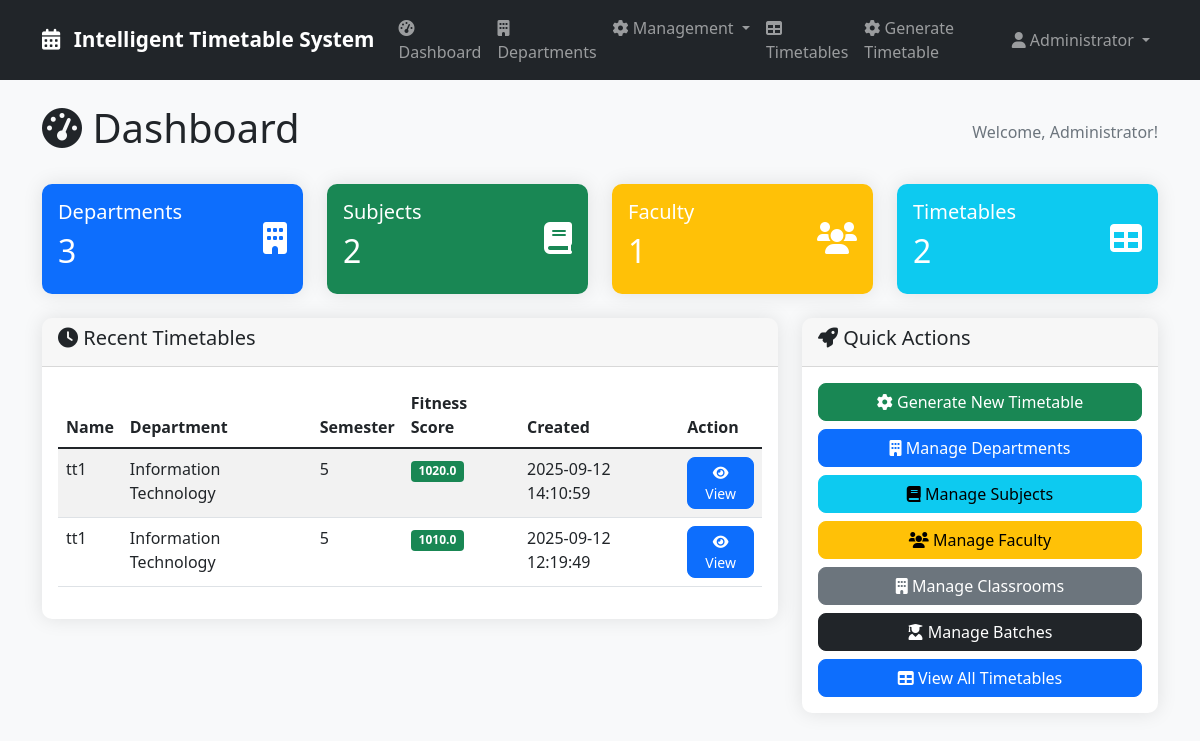
The page /dashboard (signed in) on the database as committed earlier.
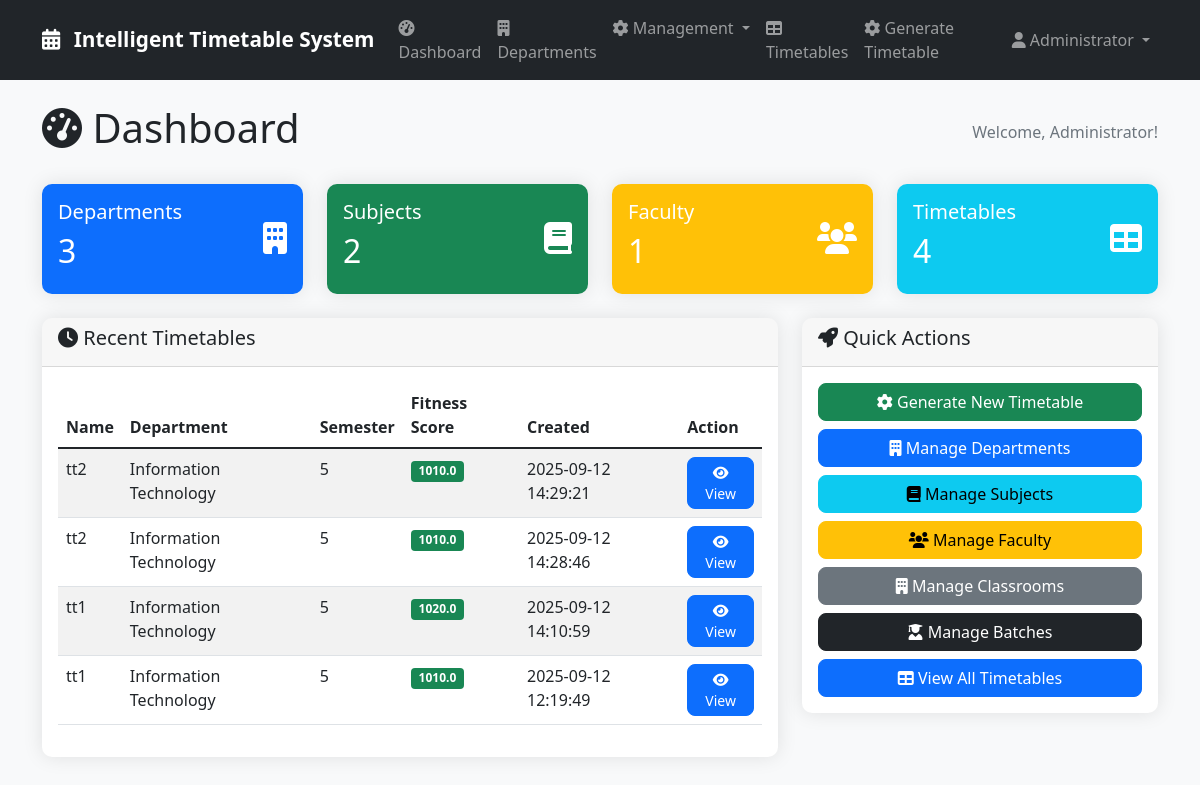
The same page on the database as committed later.
### tables this page shows
CREATE TABLE timetables (
            id INTEGER PRIMARY KEY AUTOINCREMENT,
            name TEXT NOT NULL,
            department_id INTEGER,
            semester INTEGER,
            fitness_score REAL,
            generated_by INTEGER,
            created_at DATETIME DEFAULT CURRENT_TIMESTAMP,
            FOREIGN KEY (department_id) REFERENCES departments (id),
            FOREIGN KEY (generated_by) REFERENCES users (id)
        );

CREATE TABLE departments (
            id INTEGER PRIMARY KEY AUTOINCREMENT,
            name TEXT NOT NULL,
            code TEXT UNIQUE NOT NULL,
            created_at DATETIME DEFAULT CURRENT_TIMESTAMP
        );

### app.py (the view)
@app.route('/dashboard')
@login_required
def dashboard():
    conn = sqlite3.connect('timetable.db')
    conn.row_factory = sqlite3.Row
    cursor = conn.cursor()
    cursor.execute('SELECT COUNT(*) as count FROM departments')
    dept_count = cursor.fetchone()['count']
    cursor.execute('SELECT COUNT(*) as count FROM subjects')
    sub_count = cursor.fetchone()['count']
    cursor.execute('SELECT COUNT(*) as count FROM faculty')
    faculty_count = cursor.fetchone()['count']
    cursor.execute('SELECT COUNT(*) as count FROM timetables')
    timetable_count = cursor.fetchone()['count']
    cursor.execute('''
        SELECT t.*, d.name as department_name
        FROM timetables t
        LEFT JOIN departments d ON t.department_id = d.id
        ORDER BY t.created_at DESC
        LIMIT 5
    ''')
    recent_timetables = cursor.fetchall()
    conn.close()
    stats = {
        'departments': dept_count,
        'subjects': sub_count,
        'faculty': faculty_count,
        'timetables': timetable_count
    }
    return render_template('dashboard.html', stats=stats, recent_timetables=recent_timetables)

### app.py (called while the page is built)
def login_required(f):
    @wraps(f)
    def decorated_function(*args, **kwargs):
        if 'user_id' not in session:
            flash('Please log in to access this page.', 'error')
            return redirect(url_for('login'))
        return f(*args, **kwargs)
    return decorated_function

### templates/dashboard.html (shortened to what this page needs)
{% extends "base.html" %}
{% block content %}
<div class="d-flex justify-content-between align-items-center mb-4">
    <h1><i class="fas fa-tachometer-alt"></i> Dashboard</h1>
    <div class="text-muted">Welcome, {{ session.full_name or session.username }}!</div>
</div>
<div class="row mb-4">
    <div class="col-md-3">
        <div class="card bg-primary text-white">
            <div class="card-body">
                <div class="d-flex justify-content-between">
                    <div>
                        <h5>Departments</h5>
                        <h2>{{ stats.departments }}</h2>
                    </div>
                    <div class="align-self-center">
                        <i class="fas fa-building fa-2x"></i>
                    </div>
                </div>
            </div>
        </div>
    </div>
    <div class="col-md-3">
        <div class="card bg-success text-white">
            <div class="card-body">
                <div class="d-flex justify-content-between">
                    <div>
                        <h5>Subjects</h5>
                        <h2>{{ stats.subjects }}</h2>
                    </div>
                    <div class="align-self-center">
                        <i class="fas fa-book fa-2x"></i>
                    </div>
                </div>
            </div>
        </div>
    </div>
    <div class="col-md-3">
        <div class="card bg-warning text-white">
            <div class="card-body">
                <div class="d-flex justify-content-between">
                    <div>
                        <h5>Faculty</h5>
                        <h2>{{ stats.faculty }}</h2>
                    </div>
                    <div class="align-self-center">
                        <i class="fas fa-users fa-2x"></i>
                    </div>
                </div>
            </div>
        </div>
    </div>
    <div class="col-md-3">
        <div class="card bg-info text-white">
            <div class="card-body">
                <div class="d-flex justify-content-between">
                    <div>
                        <h5>Timetables</h5>
                        <h2>{{ stats.timetables }}</h2>
                    </div>
                    <div class="align-self-center">
                        <i class="fas fa-table fa-2x"></i>
                    </div>
                </div>
            </div>
        </div>
    </div>
</div>
<div class="row">
    <div class="col-md-8">
        <div class="card">
            <div class="card-header">
                <h5><i class="fas fa-clock"></i> Recent Timetables</h5>
            </div>
            <div class="card-body">
                {% if recent_timetables %}
                    <div class="table-responsive">
                        <table class="table table-striped">
                            <thead>
                                <tr>
                                    <th>Name</th>
                                    <th>Department</th>
                                    <th>Semester</th>
                                    <th>Fitness Score</th>
                                    <th>Created</th>
                                    <th>Action</th>
                                </tr>
                            </thead>
                            <tbody>
                                {% for timetable in recent_timetables %}
                                <tr>
                                    <td>{{ timetable.name }}</td>
                                    <td>{{ timetable.department_name or 'N/A' }}</td>
                                    <td>{{ timetable.semester }}</td>
                                    <td>
                                        {% if timetable.fitness_score %}
                                            <span class="badge bg-{{ 'success' if timetable.fitness_score > 800 else 'warning' if timetable.fitness_score > 600 else 'danger' }}">
                                                {{ "%.1f"|format(timetable.fitness_score) }}
                                            </span>
                                        {% endif %}
                                    </td>
                                    <td>{{ timetable.created_at }}</td>
                                    <td>
                                        <a href="{{ url_for('view_timetable', timetable_id=timetable.id) }}" class="btn btn-sm btn-primary">
                                            <i class="fas fa-eye"></i> View
                                        </a>
                                    </td>
                                </tr>
                                {% endfor %}
                            </tbody>
                        </table>
                    </div>
                {% else %}
                    <p class="text-muted">No timetables generated yet.</p>
                {% endif %}
            </div>
        </div>
    </div>
<div class="col-md-4">
    <div class="card">
        <div class="card-header">
            <h5><i class="fas fa-rocket"></i> Quick Actions</h5>
        </div>
        <div class="card-body">
            <div class="d-grid gap-2">
                <a href="{{ url_for('generate_timetable') }}" class="btn btn-success">
                    <i class="fas fa-cog"></i> Generate New Timetable
                </a>
                <a href="{{ url_for('departments') }}" class="btn btn-primary">
                    <i class="fas fa-building"></i> Manage Departments
                </a>
                <a href="{{ url_for('subjects') }}" class="btn btn-info">
                    <i class="fas fa-book"></i> Manage Subjects
                </a>
                <a href="{{ url_for('faculty') }}" class="btn btn-warning">
                    <i class="fas fa-users"></i> Manage Faculty
                </a>
                <a href="{{ url_for('classrooms') }}" class="btn btn-secondary">
                    <i class="fas fa-building"></i> Manage Classrooms
                </a>
                <a href="{{ url_for('batches') }}" class="btn btn-dark">
                    <i class="fas fa-user-graduate"></i> Manage Batches
                </a>
                <a href="{{ url_for('timetables') }}" class="btn btn-primary">
                    <i class="fas fa-table"></i> View All Timetables
                </a>
            </div>
        </div>
    </div>
</div>
</div>
{% endblock %}

### templates/base.html (shortened to what this page needs)
<!DOCTYPE html>
<html lang="en">
<head>
    <link href="https://cdn.jsdelivr.net/npm/bootstrap@5.1.3/dist/css/bootstrap.min.css" rel="stylesheet">
    <link href="https://cdnjs.cloudflare.com/ajax/libs/font-awesome/6.0.0/css/all.min.css" rel="stylesheet">
    <link href="{{ url_for('static', filename='css/style.css') }}" rel="stylesheet">
</head>
<body>
    <nav class="navbar navbar-expand-lg navbar-dark bg-dark">
        <div class="container">
            <a class="navbar-brand" href="{{ url_for('dashboard') }}">
                <i class="fas fa-calendar-alt me-2"></i>
                Intelligent Timetable System
            </a>
            {% if session.user_id %}
<div class="collapse navbar-collapse" id="navbarNav">
    <ul class="navbar-nav me-auto">
        <li class="nav-item">
            <a class="nav-link" href="{{ url_for('dashboard') }}">
                <i class="fas fa-tachometer-alt"></i> Dashboard
            </a>
        </li>
        <li class="nav-item">
            <a class="nav-link" href="{{ url_for('departments') }}">
                <i class="fas fa-building"></i> Departments
            </a>
        </li>
        <li class="nav-item dropdown">
            <a class="nav-link dropdown-toggle" href="#" role="button" data-bs-toggle="dropdown">
                <i class="fas fa-cog"></i> Management
            </a>
        </li>
        <li class="nav-item">
            <a class="nav-link" href="{{ url_for('timetables') }}">
                <i class="fas fa-table"></i> Timetables
            </a>
        </li>
        <li class="nav-item">
            <a class="nav-link" href="{{ url_for('generate_timetable') }}">
                <i class="fas fa-cog"></i> Generate Timetable
            </a>
        </li>
    </ul>
    <ul class="navbar-nav">
        <li class="nav-item dropdown">
            <a class="nav-link dropdown-toggle" href="#" role="button" data-bs-toggle="dropdown">
                <i class="fas fa-user"></i> {{ session.full_name or session.username }}
            </a>
        </li>
    </ul>
</div>
            {% endif %}
        </div>
    </nav>
    <main class="container mt-4">
        {% block content %}{% endblock %}
    </main>
</body>
</html>

### static/css/style.css (style rules this page uses)
:root { --primary-color: #007bff; --secondary-color: #6c757d; --success-color: #28a745; --danger-color: #dc3545; --warning-color: #ffc107; --info-color: #17a2b8; }
body { background-color: #f8f9fa; font-family: 'Segoe UI', Tahoma, Geneva, Verdana, sans-serif; }
.navbar-brand { font-weight: bold; font-size: 1.3rem; }
.card { border: none; border-radius: 10px; box-shadow: 0 0 20px rgba(0, 0, 0, 0.1); transition: transform 0.2s; }
.card-header { border-radius: 10px 10px 0 0 !important; font-weight: 600; }
.btn { border-radius: 8px; font-weight: 500; transition: all 0.3s; }
.table-responsive { border-radius: 10px; overflow: hidden; }

Rows that differ between the two databases and show on the page:
added timetables: name "tt2", name "Information Technology", semester "5", fitness_score "1010.0", created_at "2025-09-12 14:29:21"
added timetables: name "tt2", name "Information Technology", semester "5", fitness_score "1010.0", created_at "2025-09-12 14:28:46"
Other text that changed with them:
{{ stats.timetables }}: "2" → "4"
